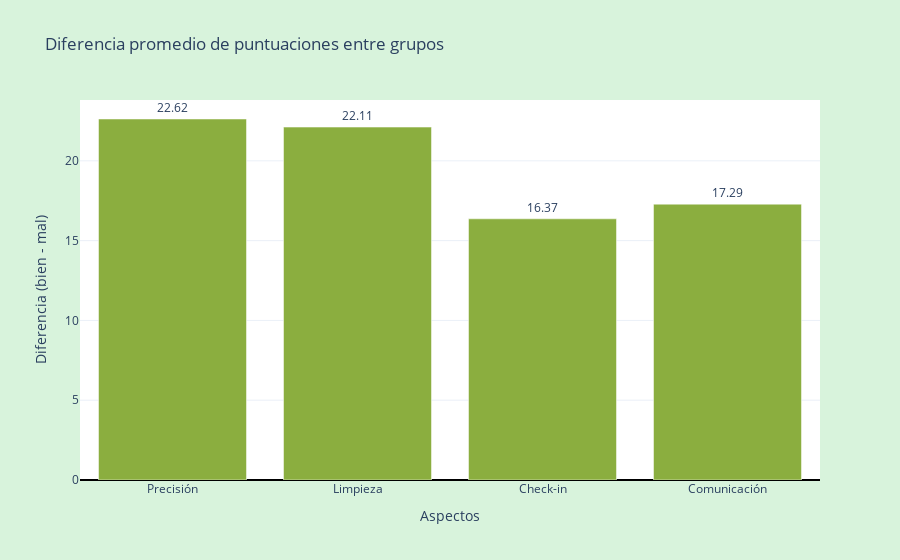

This figure's notebook cell:
### Markdown cell above
Mostrar en qué aspectos de la experiencia del cliente los alojamientos con una puntuación superior a 80 funcionan mejor que aquellos con puntuaciones más bajas, y cuánto es la diferencia en cada aspecto.

### Code cell
import plotly.graph_objects as go

# Definir umbral
umbral = 80

# Limpiar datos con valores nulos en columnas clave
df_limpio = df.dropna(subset=['review_scores_rating', 'review_scores_accuracy', 'review_scores_cleanliness', 'review_scores_checkin', 'review_scores_communication'])

# Separar en dos grupos según la puntuación general
bien = df_limpio[df_limpio['review_scores_rating'] >= umbral]
mal = df_limpio[df_limpio['review_scores_rating'] < umbral]

# Columnas a comparar
cols = ['review_scores_accuracy', 'review_scores_cleanliness', 'review_scores_checkin', 'review_scores_communication']

# Promedio de cada grupo
prom_bien = bien[cols].mean()
prom_mal = mal[cols].mean()

# Diferencia de promedios
diff = prom_bien - prom_mal

# Colores para barras (verde claro si positivo, verde oscuro si negativo)
colores = ['#8BAE3F' if v > 0 else '#2D6A4F' for v in diff]

# Crear gráfico
fig = go.Figure(go.Bar(
    x=['Precisión', 'Limpieza', 'Check-in', 'Comunicación'],
    y=diff.values,
    marker_color=colores,
    text=[f'{v:.2f}' for v in diff.values],
    textposition='outside'
))

fig.update_layout(
    title='Diferencia promedio de puntuaciones entre grupos',
    yaxis_title='Diferencia (bien - mal)',
    xaxis_title='Aspectos',
    yaxis=dict(zeroline=True, zerolinecolor='black'),
    template='plotly_white'
)
fig.update_layout(paper_bgcolor="#D8F3DC")
fig.show()

### Figure 1 — Plotly figure (JSON) as saved in the notebook; plotly's stock layout.template omitted (floating-point values rounded to 4 significant figures)
{"data": [{"marker": {"color": ["#8BAE3F", "#8BAE3F", "#8BAE3F", "#8BAE3F"]}, "text": ["22.62", "22.11", "16.37", "17.29"], "textposition": "outside", "type": "bar", "x": ["Precisión", "Limpieza", "Check-in", "Comunicación"], "y": [22.62, 22.11, 16.37, 17.29]}], "layout": {"paper_bgcolor": "#D8F3DC", "title": {"text": "Diferencia promedio de puntuaciones entre grupos"}, "xaxis": {"title": {"text": "Aspectos"}}, "yaxis": {"title": {"text": "Diferencia (bien - mal)"}, "zeroline": true, "zerolinecolor": "black"}}}
